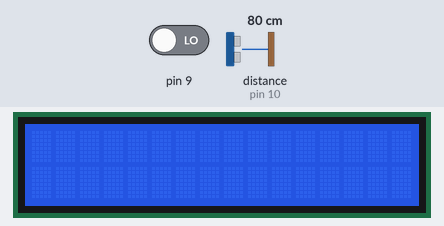
Recording of a sketch running on a simulated Arduino Uno, built with avr-gcc and run on an emulated ATmega328P. Shown: 16×2 character LCD. Inputs (shaded band) come from the test bench; at power-on: pin 9 LOW, distance to the obstacle (sensor on pin 10) 80 cm. The echo pulse lasts 58.3 µs per cm; what the sketch prints to the serial monitor is not drawn.

Above: at 1.2 s.
1.3 s: pin 9 driven HIGH
At 1.85 s:
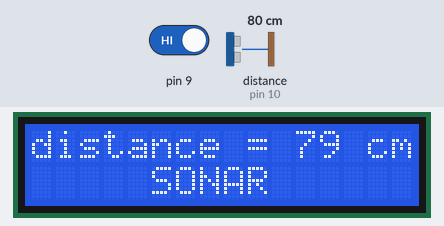
4.0 s: distance to the obstacle (sensor on pin 10) set to 2 cm
At 4.59 s:
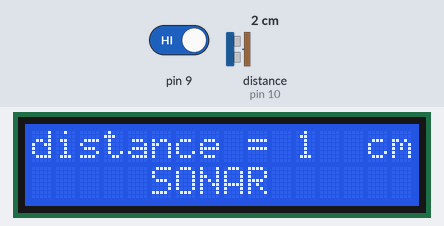
5.5 s: distance to the obstacle (sensor on pin 10) set to 4 cm
At 6.08 s:
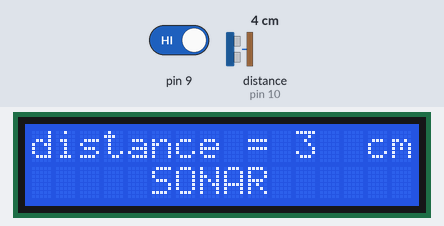
7.0 s: distance to the obstacle (sensor on pin 10) set to 9 cm
At 7.56 s:
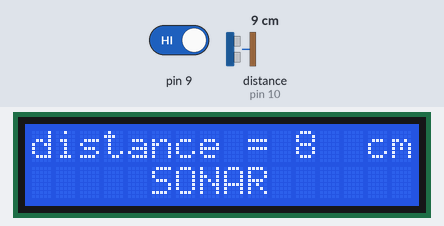
8.5 s: pin 9 driven LOW
Timing chart, 0 to 11.0 s (numbered marks = the images above; inputs shaded):
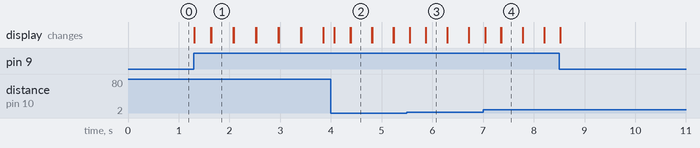

Measured:
- after the input at 1.3 s, the display: changes at once (image 1)
- after the input at 4.0 s, the display: changes after 0.07 s (image 2)
- after the input at 5.5 s, the display: changes after 0.05 s (image 3)
- after the input at 7.0 s, the display: changes at once (image 4)
- what the display in image 1 shows lasts 0.5 s, from 1.6 s to 2.1 s

The sketch:

slave1.ino
```cpp
#include<LiquidCrystal.h>
const int trigger = 13;
const int echo = 10;
const int rs = 12, en = 11, d4 = 5, d5 = 4, d6 = 3, d7 = 2;
LiquidCrystal lcd(rs, en, d4, d5, d6, d7);
void setup()
{
  pinMode(9, INPUT);
  pinMode(13, OUTPUT);
  pinMode(trigger,OUTPUT);
  pinMode(echo,INPUT);
  Serial.begin(9600);
  lcd.begin(16,2);


}
void loop()
{
  int state = digitalRead(9);

  if(state == HIGH)
  {
    digitalWrite(13, HIGH);
    xD();
  }

  else
  digitalWrite(13, LOW);
}
void xD ()
{
  lcd.setCursor(0,0);
  float timee;
  digitalWrite(trigger, HIGH);
  delayMicroseconds(10);
  digitalWrite(trigger, LOW);
  delayMicroseconds(2);
  timee = pulseIn(echo, HIGH);
  int distance = timee * 340/20000;
  if(distance>250)
  {
  lcd.setCursor(0,0);
    distance = 250;
  }
  Serial.println(distance);
  lcd.print("distance = ");
  lcd.print(distance);
  lcd.setCursor(14,0);
  lcd.print("cm");
   lcd.setCursor(5,1);
  lcd.print("SONAR");
  delay(100);
  lcd.clear();
}
```
